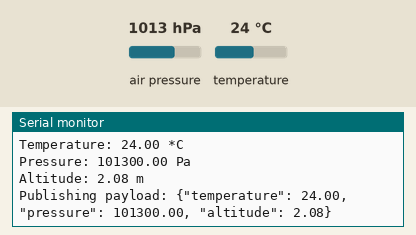
Recording of a sketch running on a simulated ESP32. Shown: the last lines printed to the serial monitor. The inputs (shaded band) are chosen by the test bench; at power-on: air pressure 1013 hPa, temperature 24 °C. WiFi joins after 1.5 s; servers stay silent unless stated; random numbers use the default seed unless the sketch sets one; no MQTT or app messages arrive unless stated.

Above: at 2.7 s.
2.8 s: air pressure set to 952 hPa
At 4.1 s:
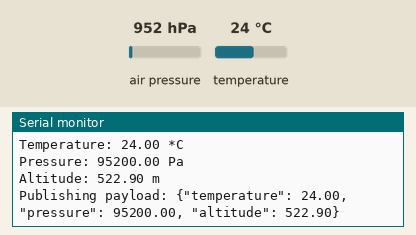
4.3 s: temperature set to 12 °C
At 5.5 s:
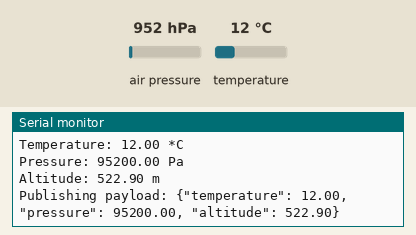
5.8 s: air pressure set to 975 hPa
At 7.2 s:
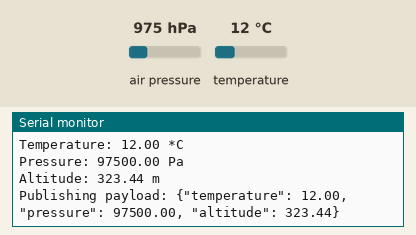
Timing chart, 0 to 8.8 s (numbered marks = the images above; inputs shaded):
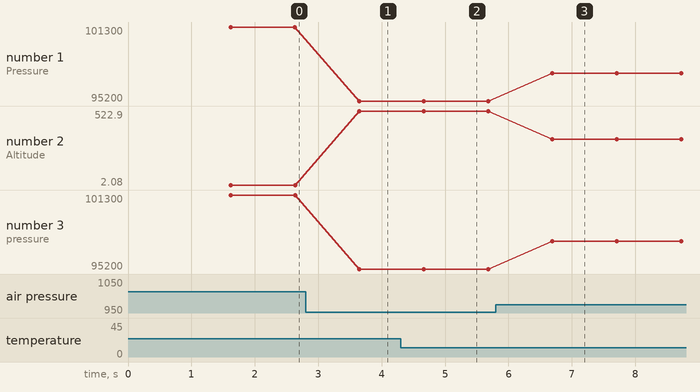

The sketch:

main.ino
```cpp
#include <Wire.h>
#include <Adafruit_Sensor.h>
#include <Adafruit_BMP280.h>
#include <PubSubClient.h>
#include <WiFi.h>
#include <ArduinoJson.h>

Adafruit_BMP280 BMP; // I2C

#define SDA_PIN 21
#define SCL_PIN 22
#define SEALEVELPRESSURE_HPA (1013.25)

const char* ssid[] = {"KENARI LANTAI 3", "Bandung", "JOHNPARIS"};
const char* password[] = {"kenari851", "ybandung", "sambelterasi"};
const char* mqtt_server_Backend = "broker.hivemq.com";
const char* mqtt_server_Tb = "mqtt.thingsboard.cloud";
const int mqtt_port = 1883;
const char* mqtt_topic_Backend = "v1/telemetry/bmp280arrifqi";
const char* mqtt_topic_Tb = "v1/devices/me/telemetry";
const char* access_token_Tb = "mXIaKVQeECPIcYaMTplD";

unsigned long prevMillis = 0;
int num_networks = 3;

WiFiClient espClientBackend;
WiFiClient espClientTb;
PubSubClient clientBe(espClientBackend);
PubSubClient clientTb(espClientTb);

void setup_wifi() {
  delay(10);
  for (int i = 0; i < num_networks; i++) {
    Serial.print("Attempting to connect to ");
    Serial.println(ssid[i]);
    WiFi.begin(ssid[i], password[i]);
    int attempts = 0;
    while (WiFi.status() != WL_CONNECTED && attempts < 10) {
      delay(500);
      Serial.print(".");
      attempts++;
    }
    if (WiFi.status() == WL_CONNECTED) {
      Serial.println("");
      Serial.println("WiFi connected");
      Serial.println("IP address: ");
      Serial.println(WiFi.localIP());
      break; // Exit the loop if successfully connected
    } else {
      Serial.println("");
      Serial.println("Failed to connect to WiFi network");
    }
  }
}

void reconnect(PubSubClient& client, const char* mqtt_topic, const char* token) {
  // Loop until we're reconnected
  while (!client.connected()) {
    Serial.print("Attempting MQTT connection...");
    // Create a random client ID
    String clientId = "ESP8266Client-";
    clientId += String(random(0xffff), HEX);
    // Attempt to connect
    if (client.connect(clientId.c_str(), token, "")) {
      Serial.println("connected");
      // Once connected, publish an announcement...
      // ... and resubscribe
      client.subscribe(mqtt_topic);
    } else {
      Serial.print("failed, rc=");
      Serial.print(client.state());
      Serial.println(" try again in 5 seconds");
      // Wait 5 seconds before retrying
      delay(5000);
    }
  }
}

void setup() {
  Wire.begin(SDA_PIN, SCL_PIN);
  Serial.begin(115200);

  bool status = BMP.begin(0x76);
  if (!status) {
    Serial.println("Could not find a valid BMP280 sensor, check wiring!");
    while (1);
  }

  setup_wifi();
  clientTb.setServer(mqtt_server_Tb, mqtt_port);
  clientBe.setServer(mqtt_server_Backend, mqtt_port);
}

void loop() {
  if (!clientTb.connected()) {
    reconnect(clientTb, mqtt_topic_Tb, access_token_Tb);
  }
  if (!clientBe.connected()) {
    reconnect(clientBe, mqtt_topic_Backend, "");
  }
  clientBe.loop();
  clientTb.loop();

  unsigned long currentMillis = millis();

  if(currentMillis - prevMillis > 1000){
    float temperature = BMP.readTemperature();
    float pressure = BMP.readPressure();
    float altitude = BMP.readAltitude(SEALEVELPRESSURE_HPA);

    Serial.print("Temperature: ");
    Serial.print(temperature);
    Serial.println(" *C");

    Serial.print("Pressure: ");
    Serial.print(pressure);
    Serial.println(" Pa");

    Serial.print("Altitude: ");
    Serial.print(altitude);
    Serial.println(" m");

    // Create JSON payload
    char payload[256];
    snprintf(payload, sizeof(payload), "{\"temperature\": %.2f, \"pressure\": %.2f, \"altitude\": %.2f}", temperature, pressure, altitude);

    // Print the payload
    Serial.print("Publishing payload: ");
    Serial.println(payload);
    clientBe.publish(mqtt_topic_Backend, payload);
    clientTb.publish(mqtt_topic_Tb, payload);
    prevMillis = currentMillis;
  }
  delay(100);
}
```

Measured:
- after the input at 2.8 s, the serial monitor: prints a new line after 0.85 s (image 1)
- after the input at 4.3 s, the serial monitor: prints a new line after 0.36 s (image 2)
- after the input at 5.8 s, the serial monitor: prints a new line after 0.89 s (image 3)
- plotted number 1: 101300 → 95200 after the input at 2.8 s, 95200 → 97500 after the input at 5.8 s
- plotted number 2: 2.08 → 522.9 after the input at 2.8 s, 522.9 → 323.44 after the input at 5.8 s
- plotted number 3: 101300 → 95200 after the input at 2.8 s, 95200 → 97500 after the input at 5.8 s
